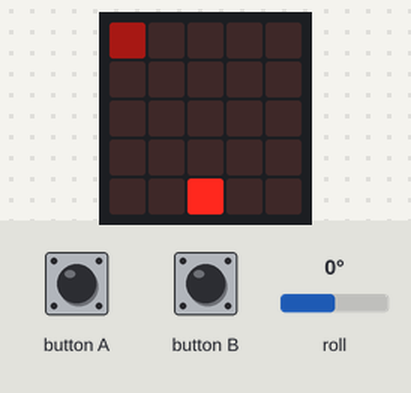
A program run on a simulated BBC micro:bit (MakeCode). On the bench: the board's 5×5 LED display. The inputs (shaded band) are chosen by the test bench; at power-on: roll 0°. Dim RGB values are drawn brighter than linear; random numbers come from a fixed seed.

Above: at 1.2 s.
1.3 s: roll set to -27°
4.3 s: roll set to -33°
At 5.0 s:
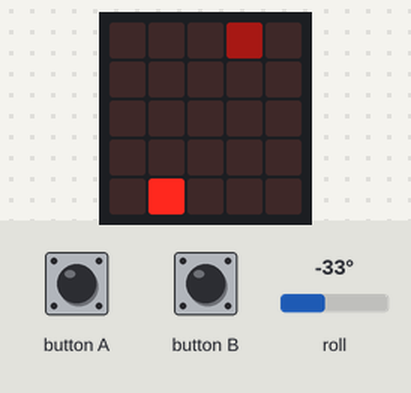
7.3 s: button B pressed for 0.15 s
At 10.2 s:
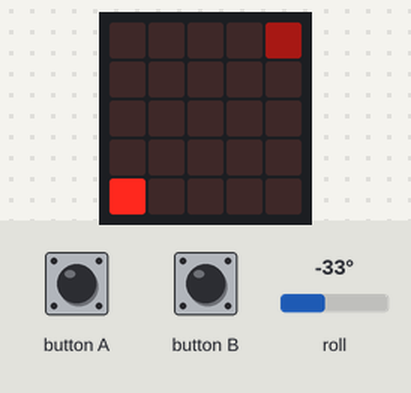
10.4 s: roll set to 29°
13.4 s: roll set to 33°
At 13.9 s:
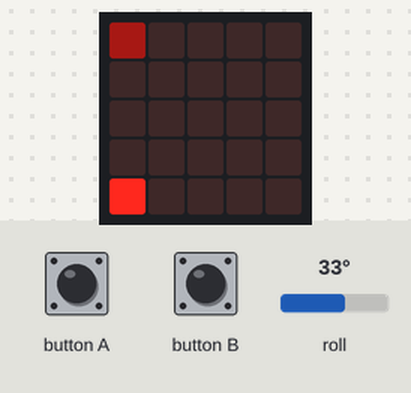
16.4 s: button A pressed for 0.15 s
At 16.6 s:
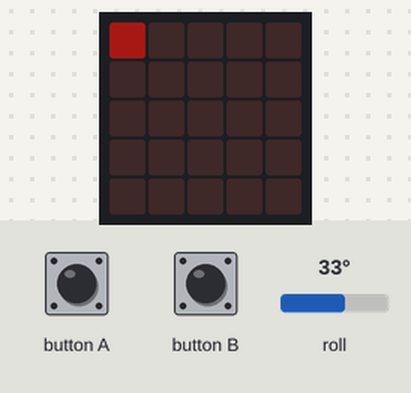
Timing chart, 0 to 19.4 s (numbered marks = the images above; inputs shaded):
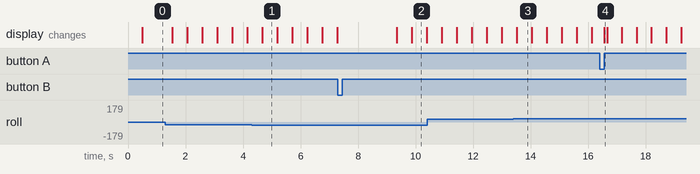

The program:

main.ts
```typescript
function 敵再描画 () {
    led.unplot(ex, ey)
    敵移動2()
    led.plotBrightness(ex, ey, 42)
}
function 傾き調査 () {
    if (input.rotation(Rotation.Roll) > 30) {
        右に進む()
    } else if (input.rotation(Rotation.Roll) < -30) {
        左に進む()
    }
}
function 敵移動2 () {
    if (Math.randomBoolean()) {
        ex += 1
        if (ex >= 5) {
            ex = 4
        }
    } else {
        ex += -1
        if (ex < 0) {
            ex = 0
        }
    }
}
function 弾移動 () {
    led.unplot(x, y)
    y += -1
    led.plot(x, y)
}
input.onButtonPressed(Button.A, function () {
    左に進む()
})
function 右に進む () {
    led.unplot(x, y)
    if (x <= 3) {
        x += 1
    }
}
input.onButtonPressed(Button.B, function () {
    発射中 = 1
    while (y > 0) {
        弾移動()
        basic.pause(100)
    }
    led.unplot(x, y)
    basic.pause(1000)
    初期位置へ()
    発射中 = 0
})
function 敵移動 () {
    ex += 1
    if (ex >= 5) {
        ex = 0
    }
}
function 初期位置へ () {
    x = 2
    y = 4
}
function 左に進む () {
    led.unplot(x, y)
    x += 0 - 1
}
function 砲台再描画 () {
    傾き調査()
    led.plot(x, y)
}
let y = 0
let x = 0
let ey = 0
let ex = 0
let 発射中 = 0
初期位置へ()
発射中 = 0
ex = 0
ey = 0
basic.forever(function () {
    basic.pause(500)
    if (発射中 == 0) {
        敵再描画()
        砲台再描画()
    }
})
```

test.ts
```typescript
// テストはここに来ます。このパッケージが拡張機能として使用されるときにはコンパイルされません。
```

Measured:
- the behaviour switches between -30 and -31° on roll (found by bisection; images 0 and 1)
- the behaviour switches between 30 and 31° on roll (found by bisection; images 2 and 3)
- what the display in image 1 shows lasts 0.5 s, from 4.7 s to 5.2 s
